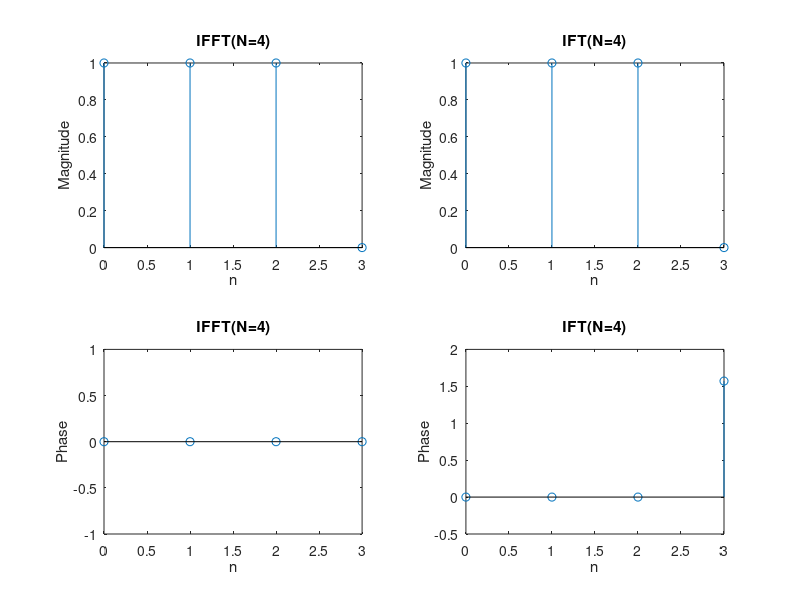

This chart was generated by the following MATLAB code:
clear all 
clc
 
X_k = [3+0i,0-1i,1+0i,0+1i];
N= 4;
n1 = 0:N-1;
x_n_inbuilt = ifft(X_k, N);
mag_x_n_in = abs(x_n_inbuilt);
phase_x_n_in = angle(x_n_inbuilt);
 
x_n = zeros(1,N);
for n= 1:N
    for k= 1:N
        x_n(1,n) = x_n(1,n) + X_k(k)*exp((1j*2*pi*(k-1)*(n-1))/N);
    end
end
x_n = x_n./N;
 
mag_x_n = abs(x_n);
phase_x_n = angle(x_n);
 
subplot(2,2,1)
stem(n1,mag_x_n_in)
title('IFFT(N=4)')
xlabel('n')
ylabel('Magnitude')
 
subplot(2,2,3)
stem(n1,phase_x_n_in)
title('IFFT(N=4)')
xlabel('n')
ylabel('Phase')
 
subplot(2,2,2)
stem(n1,mag_x_n)
title('IFT(N=4)')
xlabel('n')
ylabel('Magnitude')
 
subplot(2,2,4)
stem(n1,phase_x_n)
title('IFT(N=4)')
xlabel('n')
ylabel('Phase')
 

